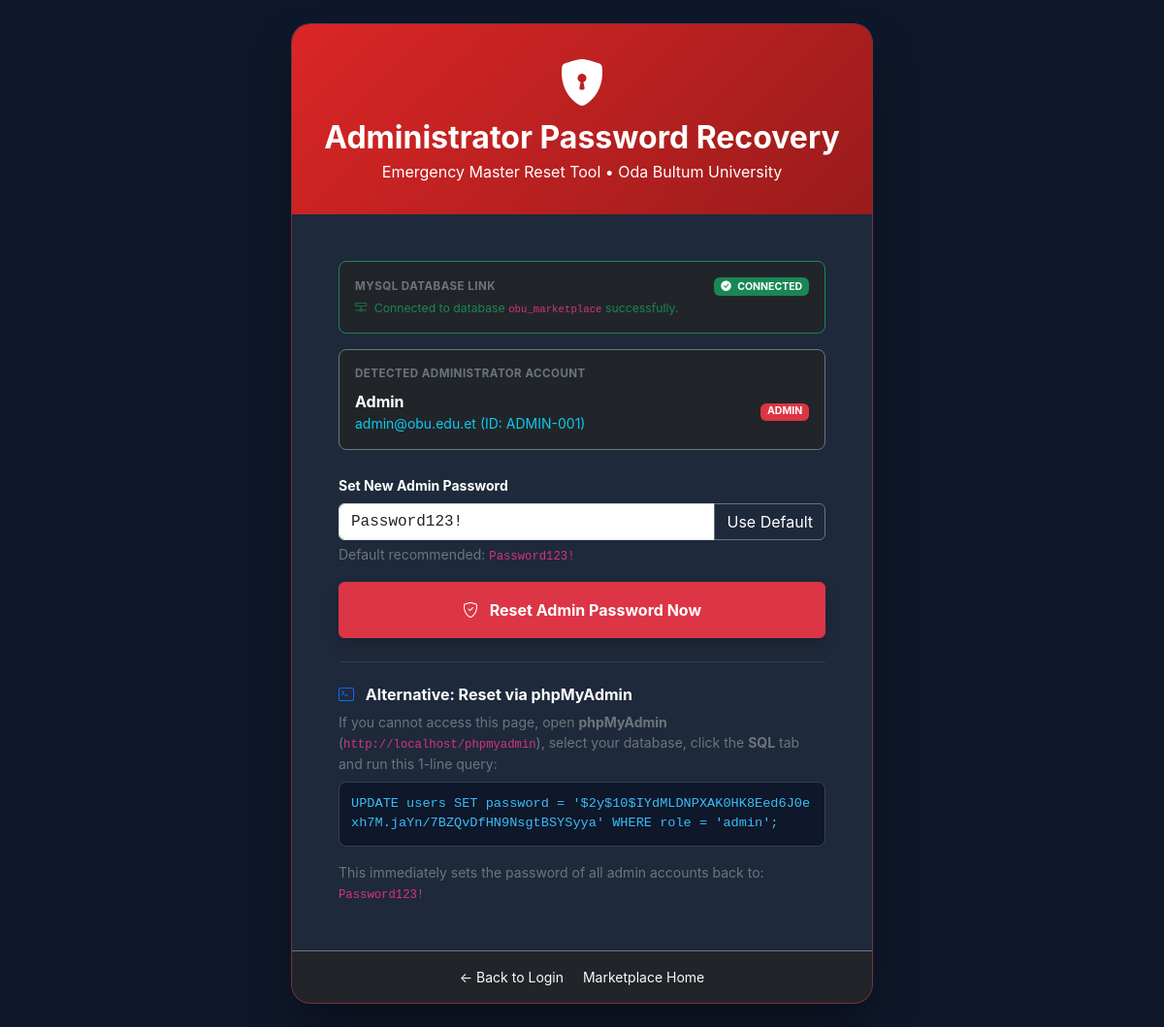
The page /recover-admin.php on the database its author committed.
### tables this page shows
CREATE TABLE IF NOT EXISTS `users` (
  `id` INT AUTO_INCREMENT PRIMARY KEY,
  `full_name` VARCHAR(150) NOT NULL,
  `student_id` VARCHAR(50) NOT NULL,
  `university` VARCHAR(150) NOT NULL DEFAULT 'Oda Bultum University',
  `department` VARCHAR(150) NOT NULL,
  `year_of_study` VARCHAR(30) NOT NULL,
  `email` VARCHAR(150) NOT NULL UNIQUE,
  `phone` VARCHAR(30) NOT NULL,
  `password` VARCHAR(255) NOT NULL,
  `profile_image` MEDIUMTEXT DEFAULT NULL,
  `role` ENUM('student', 'moderator', 'admin') NOT NULL DEFAULT 'student',
  `status` ENUM('active', 'pending', 'suspended') NOT NULL DEFAULT 'active',
  `preferred_language` VARCHAR(10) NOT NULL DEFAULT 'en',
  `theme_preference` ENUM('light', 'bright', 'dark') NOT NULL DEFAULT 'bright',
  `email_verified_at` DATETIME DEFAULT NULL,
  `created_at` TIMESTAMP DEFAULT CURRENT_TIMESTAMP,
  `updated_at` TIMESTAMP DEFAULT CURRENT_TIMESTAMP ON UPDATE CURRENT_TIMESTAMP,
  INDEX `idx_users_role` (`role`),
  INDEX `idx_users_status` (`status`),
  INDEX `idx_users_student_id` (`student_id`)
);

### config/database.php (called while the page is built, shortened)
<?php
class Database {
    private static ?PDO $instance = null;
    private static string $host = '127.0.0.1';
    private static string $port = '3306';
    private static string $dbname = 'obu_marketplace';
    private static string $username = 'root';
    private static string $password = '';
    private static string $charset = 'utf8mb4';
    private static function getEnvVal(array $keys): ?string {
        foreach ($keys as $k) {
            $val = $_ENV[$k] ?? ($_SERVER[$k] ?? null);
            if ($val === null || $val === false || $val === '') {
                $val = getenv($k);
            }
            if ($val !== null && $val !== false && $val !== '') {
                return trim((string)$val);
            }
        }
        return null;
    }
    private static function initConfig(): void {
        $envUser = self::getEnvVal(['DB_USER', 'username', 'USERNAME', 'user', 'USER', 'DB_USERNAME', 'TIDB_USER', 'MYSQLUSER', 'MYSQL_USER']);
        if (!empty($envUser)) self::$username = $envUser;
    }
    private static function getPdoOptions(bool $includeCa = true): array {
        $options = [
            PDO::ATTR_ERRMODE            => PDO::ERRMODE_EXCEPTION,
            PDO::ATTR_DEFAULT_FETCH_MODE => PDO::FETCH_ASSOC,
            PDO::ATTR_EMULATE_PREPARES   => false,
            PDO::ATTR_TIMEOUT            => 5,
            PDO::MYSQL_ATTR_INIT_COMMAND => "SET NAMES utf8mb4 COLLATE utf8mb4_unicode_ci"
        ];
        return $options;
    }
    public static function getConnection(): ?PDO {
        if (self::$instance === null) {
            $candidateDbs = array_unique([
                self::$dbname,
                'obu_marketplace',
                'obu-marketplace',
                'university_marketplace',
                'test'
            ]);
            $candidateDbs = array_filter($candidateDbs, function($db) {
                return !in_array(strtolower($db), ['sys', 'information_schema', 'performance_schema', 'mysql']);
            });
            foreach ($candidateDbs as $dbName) {
                $dsn = "mysql:host=" . self::$host . ";port=" . self::$port . ";dbname=" . $dbName . ";charset=" . self::$charset;
                $pdo = null;
                try {
                    $options = self::getPdoOptions(true);
                    $pdo = new PDO($dsn, self::$username, self::$password, $options);
                } catch (PDOException $e1) {
                    if (self::$host !== '127.0.0.1' && self::$host !== 'localhost') {
                        try {
                            $optionsNoCa = self::getPdoOptions(false);
                            $pdo = new PDO($dsn, self::$username, self::$password, $optionsNoCa);
                        } catch (PDOException $e2) {
                            self::$connectionError = $e2->getMessage();
                        }
                    } else {
                        self::$connectionError = $e1->getMessage();
                    }
                }
                if ($pdo) {
                    try {
                        $check = $pdo->query("SHOW TABLES LIKE 'users'")->fetch();
                        if ($check) {
                            self::$instance = $pdo;
                            self::$dbname = $dbName;
                            return self::$instance;
                        }
                    } catch (Exception $e) {}
                }
            }
        }
        return self::$instance;
    }
    public static function ensureSchemaCompatibility(): void {
        static $checked = false;
        if ($checked || !self::$instance) return;
        $checked = true;
    }
    public static function getDbName(): string {
        return self::$dbname;
    }
}
function db(): ?PDO {
    return Database::getConnection();
}

### includes/validation.php (called while the page is built, shortened)
<?php
function e(?string $string): string {
    return htmlspecialchars($string ?? '', ENT_QUOTES | ENT_SUBSTITUTE, 'UTF-8');
}

### recover-admin.php (the view, shortened to what this page needs)
<?php
$adminUser = null;
if (db()) {
    try {
        $stmt = db()->query("SELECT * FROM users WHERE role = 'admin' LIMIT 1");
        $adminUser = $stmt->fetch();
    } catch (Exception $e) {}
}
?>
<!DOCTYPE html>
<html lang="en" data-theme="bright">
<head>
    <link href="https://cdnjs.cloudflare.com/ajax/libs/bootstrap/5.3.3/css/bootstrap.min.css" rel="stylesheet">
    <link rel="stylesheet" href="https://cdn.jsdelivr.net/npm/bootstrap-icons@1.11.3/font/bootstrap-icons.min.css">
</head>
<body>
<div class="recovery-card">
    <div class="recovery-header">
        <i class="bi bi-shield-lock-fill display-5 mb-2 d-inline-block"></i>
        <h2 class="fw-bold mb-1">Administrator Password Recovery</h2>
        <p class="mb-0 opacity-90">Emergency Master Reset Tool &bull; Oda Bultum University</p>
    </div>
    <div class="p-4 p-md-5">
        <div class="p-3 rounded-3 bg-dark border <?= db() ? 'border-success' : 'border-danger' ?> mb-3 small">
            <div class="d-flex justify-content-between align-items-center mb-1">
                <span class="text-secondary fw-bold text-uppercase" style="font-size: 0.72rem; letter-spacing: 0.5px;">MySQL Database Link</span>
                <?php if (db()): ?>
                    <span class="badge bg-success"><i class="bi bi-check-circle-fill me-1"></i> CONNECTED</span>
                <?php else: ?>
                    <span class="badge bg-danger"><i class="bi bi-x-circle-fill me-1"></i> DISCONNECTED</span>
                <?php endif; ?>
            </div>
            <?php if (db()): ?>
                <div class="text-success small"><i class="bi bi-hdd-network me-1"></i> Connected to database <code><?= e(Database::getDbName()) ?></code> successfully.</div>
            <?php endif; ?>
        </div>
        <div class="p-3 rounded-3 bg-dark border border-secondary mb-4 small">
            <div class="text-secondary fw-bold text-uppercase mb-2" style="font-size: 0.72rem; letter-spacing: 0.5px;">
                Detected Administrator Account
            </div>
            <?php if ($adminUser): ?>
                <div class="d-flex justify-content-between align-items-center">
                    <div>
                        <div class="fw-bold text-white fs-6"><?= e($adminUser['full_name']) ?></div>
                        <div class="text-info"><?= e($adminUser['email']) ?> (ID: <?= e($adminUser['student_id']) ?>)</div>
                    </div>
                    <span class="badge bg-danger">ADMIN</span>
                </div>
            <?php else: ?>
                <div class="text-warning">No admin user detected in database. Running reset will create default admin <code>admin@obu.edu.et</code>.</div>
            <?php endif; ?>
        </div>
        <form method="POST" action="recover-admin.php" class="mb-4">
            <div class="mb-3">
                <label class="form-label fw-bold text-white small">Set New Admin Password</label>
                <div class="input-group">
                    <input type="text" name="new_admin_password" id="newAdminPassword" class="form-control font-monospace" value="Password123!" required minlength="6">
                    <button type="button" class="btn btn-outline-secondary text-white" onclick="document.getElementById('newAdminPassword').value = 'Password123!'">
                        Use Default
                    </button>
                </div>
                <div class="form-text text-secondary small">Default recommended: <code>Password123!</code></div>
            </div>
            <button type="submit" class="btn btn-danger w-100 py-3 fw-bold fs-6 shadow">
                <i class="bi bi-shield-check me-2"></i> Reset Admin Password Now
            </button>
        </form>
        <hr class="border-secondary my-4">
        <div class="text-secondary small">
            <h6 class="fw-bold text-white mb-2"><i class="bi bi-terminal me-2 text-primary"></i> Alternative: Reset via phpMyAdmin</h6>
            <p class="mb-2">If you cannot access this page, open <strong>phpMyAdmin</strong> (<code>http://localhost/phpmyadmin</code>), select your database, click the <strong>SQL</strong> tab and run this 1-line query:</p>
            <div class="sql-box mb-3">
                UPDATE users SET password = '$2y$10$IYdMLDNPXAK0HK8Eed6J0exh7M.jaYn/7BZQvDfHN9NsgtBSYSyya' WHERE role = 'admin';
            </div>
            <p class="mb-0">This immediately sets the password of all admin accounts back to: <code>Password123!</code></p>
        </div>
    </div>
    <div class="card-footer bg-dark border-top border-secondary text-center small text-secondary py-3">
        <a href="login.php" class="text-decoration-none text-light me-3">&larr; Back to Login</a>
        <a href="index.php" class="text-decoration-none text-light">Marketplace Home</a>
    </div>
</div>
</body>
</html>

### recover-admin.php (style rules this page uses)
body { background: #0F172A; min-height: 100vh; display: flex; align-items: center; justify-content: center; font-family: -apple-system, BlinkMacSystemFont, Segoe UI, Roboto, sans-serif; padding: 24px; color: #F8FAFC; }
.recovery-card { background: #1E293B; border: 1px solid rgba(239, 68, 68, 0.4); border-radius: 20px; box-shadow: 0 25px 50px -12px rgba(0, 0, 0, 0.5); max-width: 600px; width: 100%; overflow: hidden; }
.recovery-header { background: linear-gradient(135deg, #DC2626 0%, #991B1B 100%); color: #FFFFFF; padding: 32px 24px; text-align: center; }
.sql-box { background: #0F172A; border-radius: 8px; padding: 12px; font-family: monospace; font-size: 0.85rem; color: #38BDF8; border: 1px solid #334155; word-break: break-all; }

### rows shown on the page
users: full_name "Admin", email "admin@obu.edu.et", student "ADMIN-001"

### other values the page prints
Database::getDbName() "obu_marketplace"
